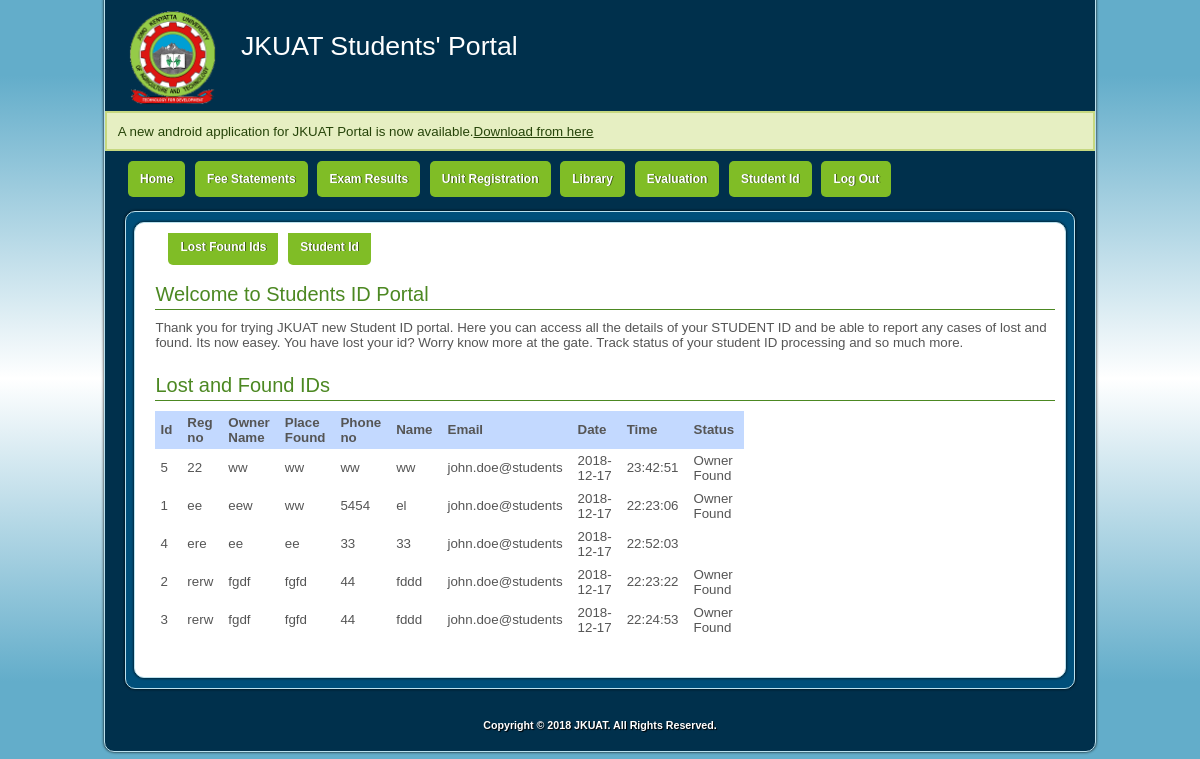
The app's page /alllostfoundids.php with its own data.
### tables this page shows
CREATE TABLE IF NOT EXISTS `lost_ids` (
  `id` int(255) NOT NULL AUTO_INCREMENT,
  `reg_no` varchar(40) NOT NULL,
  `owner_name` text NOT NULL,
  `place_found` text NOT NULL,
  `phone_no` varchar(15) NOT NULL,
  `name` text NOT NULL,
  `email` varchar(40) NOT NULL,
  `date` date NOT NULL,
  `time` time NOT NULL,
  `status` varchar(50) NOT NULL,
  PRIMARY KEY (`id`)
);

### alllostfoundids.php (the view, shortened to what this page needs)
<!DOCTYPE html PUBLIC "-//W3C//DTD XHTML 1.0 Transitional//EN" "http://www.w3.org/TR/xhtml1/DTD/xhtml1-transitional.dtd">
<html xmlns="http://www.w3.org/1999/xhtml" xml:lang="en" lang="en">
<?php
include 'header.php';
?>
<body>
<div class="container" id="page">
	<div id="header">
		<div id="logo" style="overflow: hidden">
			<div style="float: left">
				<img class="resize" src="images/jkuat-logo.png" alt="Logo" />			</div>
			<div style="float: left; padding: 20px;">
				 JKUAT Students&#039; Portal
			</div>
					</div>
	</div>
	 <div class="flash-success" style="margin-top: -36px;">
        A new android application for JKUAT Portal is now available.<a href="https://portal.jkuat.ac.ke/app/index">Download from here</a>    	</div>
<?php
include 'mainmenu.php';
?>
	<div id="main-content">
		<div class="container">
	<div id="content">
<div style="overflow: hidden;">
<?php
include 'submenu.php';
?>
	<div class="tutorial" style="width: 100%; min-height: 300px;padding: 10px; float: left;">
		<h1>Welcome to Students ID Portal</h1>
		<p>Thank you for trying JKUAT new Student ID portal. Here you can access all the details of your STUDENT ID and be able to report any cases of lost and found. Its now easey. You have lost your id? Worry know more at the gate. Track status of your student ID processing and so much more.
		</p>
		<h1>Lost and Found IDs</h1>
					<table class="table">
						<thead>
							<tr>
								<th>Id</th>
								<th>Reg no</th>
								<th>Owner Name</th>
								<th>Place Found</th>
								<th>Phone no</th>
								<th>Name</th>
								<th>Email</th>
								<th>Date</th>
								<th>Time</th>
								<th>Status</th>
							</tr>
						</thead>
						<tbody>
							<?php
                        $select = mysqli_query($server, "SELECT * FROM `lost_ids` ORDER BY `reg_no`ASC ") or die('Mysql Error');
                            while ($column=mysqli_fetch_array($select)) {
                            	echo "
                            	<tr>
                            		<td>$column[0]</td>
                            		<td>$column[1]</td>
                            		<td>$column[2]</td>
                            		<td>$column[3]</td>
                            		<td>$column[4]</td>
                            		<td>$column[5]</td>
                            		<td>$column[6]</td>
                            		<td>$column[7]</td>
                            		<td>$column[8]</td>
                            		<td>$column[9]</td>
                            	</tr>
                            	";
                            }
							?>
						</tbody>
					</table>
	</div>
</div>
	</div>
</div>
	</div>
	<div id="footer">
		Copyright &copy; 2018 JKUAT. All Rights Reserved.
	</div>
</div>
</body>
</html>

### css/screen.css (style rules this page uses)
body, div, span, object, iframe, h1, h2, h3, h4, h5, h6, p, blockquote, pre, a, abbr, acronym, address, code, del, dfn, em, img, q, dl, dt, dd, ol, ul, li, fieldset, form, label, legend, table, caption, tbody, tfoot, thead, tr, th, td, article, aside, dialog, figure, footer, header, hgroup, nav, section { margin: 0; padding: 0; border: 0; font-size: 100%; font: inherit; vertical-align: baseline; }
body { line-height: 1.5; background: white; }
table { border-collapse: separate; border-spacing: 0; }
caption, th, td { text-align: left; font-weight: normal; float: none !important; }
table, th, td { vertical-align: middle; }
html { font-size: 100.01%; }
body { font-size: 100%; color: #222; background: #fff; font-family: "Helvetica Neue", Arial, Helvetica, sans-serif; }
h1, h2, h3, h4, h5, h6 { font-weight: normal; color: #4c8822; }
h1 { font-size: 1.5em; line-height: 1.5; margin-bottom: 0.5em; border-bottom: solid 1px #4c8822; }
p { margin: 0 0 1.5em; }
a { color: #06c; text-decoration: underline; }
table { margin-bottom: 1.4em; width: 100%; }
th { font-weight: bold; }
thead th { background: #c3d9ff; }
th, td, caption { padding: 4px 10px 4px 5px; }
.container { width:990px; margin: 0 auto; }
.clearfix:after, .container:after { content: "\0020"; display: block; height: 0; clear: both; visibility: hidden; overflow: hidden; }
.clearfix, .container { display: block; }

### css/print.css (style rules this page uses)
body { line-height: 1.5; font-family: "Helvetica Neue", Arial, Helvetica, sans-serif; color: #000; background: none; font-size: 10pt; }
h1, h2, h3, h4, h5, h6 { font-family: "Helvetica Neue", Arial, "Lucida Grande", sans-serif; }
a:link, a:visited { background: transparent; font-weight: 700; text-decoration: underline; }
a:link:after, a:visited:after { content: " (" attr(href) ")"; font-size: 90%; }
#header,#mainmenu,.breadcrumbs,#btn,.summary, .form,.flash-success,#footer,#myWrap p,.hide,.form { display: none; }
#content h1 { text-align: center; text-transform: uppercase; font-size:14px; border-bottom: solid 1px #000000; }
#page { margin-bottom: 20px; }

### themes/rhea/css/main.css (style rules this page uses)
body { margin: 0; padding: 0; color: #FFF; font: normal 10pt Arial,Helvetica,sans-serif; background: #63adca; background: -moz-linear-gradient(top, #63adca 10%, #ffffff 50%, #63adca 90%) #63adca no-repeat; background: -webkit-gradient(linear, left top, left bottom, color-stop(10%,#63adca), color-stop(50%,#ffffff), color-stop(90%,#63adca)) #63adca no-repeat; background: -webkit-linear-gradient(top, #63adca 10%,#ffffff 50%,#63adca 90%) #63adca no-repeat; background: -o-linear-gradient(top, #63adca 10%,#ffffff 50%,#63adca 90%) #63adca no-repeat; background: -ms-linear-gradient(top, #63adca 10%,#ffffff 50%,#63adca 90%) #63adca no-repeat; background: linear-gradient(top, #63adca 10%,#ffffff 50%,#63adca 90%) #63adca no-repeat; filter: progid:DXImageTransform.Microsoft.gradient( startColorstr='#63adca', endColorstr='#63adca',GradientType=0 ); }
#page { margin-top: -10px; padding-top: 10px; margin-bottom: 5px; background: #00304C; }
#header { margin: 0; padding: 0; }
#content { padding: 10px; }
#footer { padding: 10px; margin: 10px 20px; font-size: 0.8em; text-align: center; font-weight: bold; color: white; text-shadow: 1px 1px 1px black; }
#logo { padding: 10px 20px 40px 20px; font-size: 200%; }
#logo img.resize { width:96px; height:96px; }
div.flash-error, div.flash-notice, div.flash-success { padding:.8em; margin-bottom:1em; border:2px solid #ddd; }
div.flash-success { background:#E6EFC2; color:#264409; border-color:#C6D880; }
div.flash-success a { color:#264409; }
#page #main-content { margin: 20px; background: #004F7A; overflow: hidden; }
#page .container { color: #555; background-color: #FFF; margin: 10px auto; width: 98%; }
#page, #page .container, #page #main-content { border: 1px solid #BBE1EE; -moz-border-radius: 10px; -webkit-border-radius: 10px; -khtml-border-radius: 10px; -o-border-radius: 10px; border-radius: 10px; }
#page, #page .container, #page #main-content { -moz-box-shadow:0 0 3px #000000; -webkit-box-shadow:0 0 3px #000000; box-shadow:0 0 3px #000000; }
table { width: 40%; }
.tutorial { width: 56.6%; min-height: 300px; padding: 10px; float: left; }

### records on screen
lost_ids: id "5", reg_no "22", owner_name "ww", place_found "ww", phone_no "ww", name "ww", email "john.doe@students", date "2018-12-17", time "23:42:51", status "Owner Found"
lost_ids: id "1", reg_no "ee", owner_name "eew", place_found "ww", phone_no "5454", name "el", email "john.doe@students", date "2018-12-17", time "22:23:06", status "Owner Found"
lost_ids: id "4", reg_no "ere", owner_name "ee", place_found "ee", phone_no "33", name "33", email "john.doe@students", date "2018-12-17", time "22:52:03"
lost_ids: id "2", reg_no "rerw", owner_name "fgdf", place_found "fgfd", phone_no "44", name "fddd", email "john.doe@students", date "2018-12-17", time "22:23:22", status "Owner Found"
lost_ids: id "3", reg_no "rerw", owner_name "fgdf", place_found "fgfd", phone_no "44", name "fddd", email "john.doe@students", date "2018-12-17", time "22:24:53", status "Owner Found"
